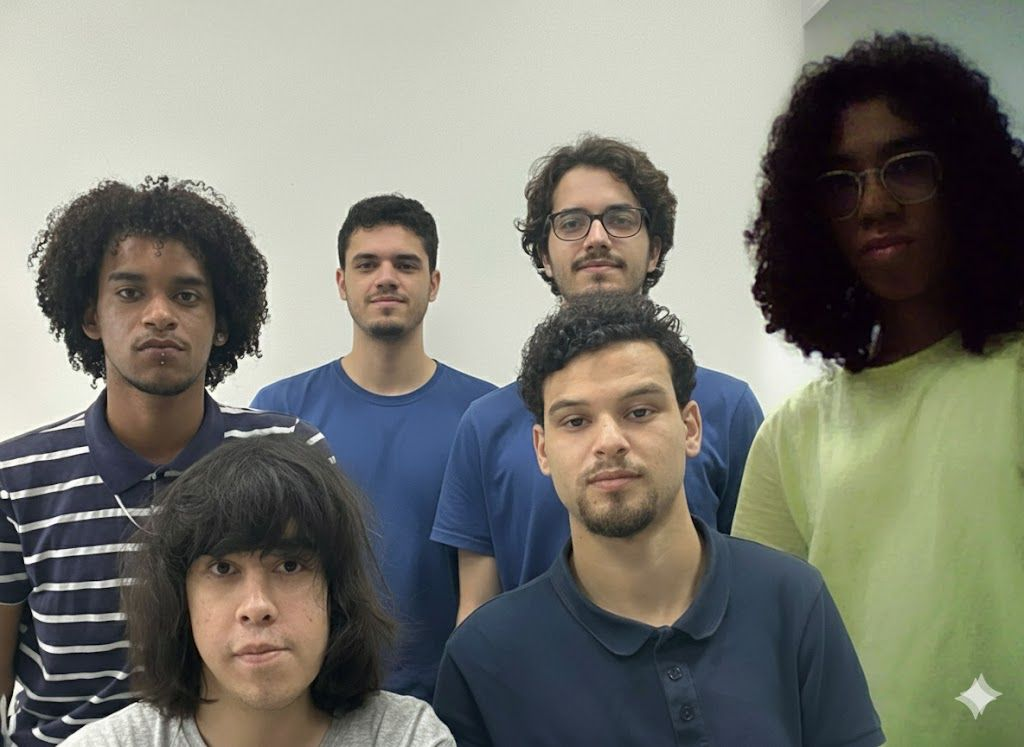
//> input picture academic/video/semana_7/imagens/grupo.jpg, 1024 x 747 px, given in place of grupo.png, which was not available
$ ./etapa_1   (built with g++ and OpenCV 4)
//> lines starting //> are read from the running program, lines starting //| are printed output that depends on the picture; pictures that were not available may be replaced by others from this repository, and a replacement may not be noted
#include "opencv2/highgui.hpp"
#include "opencv2/imgcodecs.hpp"
#include "opencv2/imgproc.hpp"
#include <iostream>
#include <filesystem>

using namespace std;
using namespace cv;
namespace fs = std::filesystem;

int main(int argc, char** argv)
{
    // Path to your image inside the "sources" folder
    string imagePath = "sources/grupo.png"; // adjust filename as needed

    // Output folder
    string outputDir = "output/etapa_1";
    fs::create_directories(outputDir); // create folder if it doesn't exist

    // Read the image
    Mat src = imread(imagePath, IMREAD_GRAYSCALE);
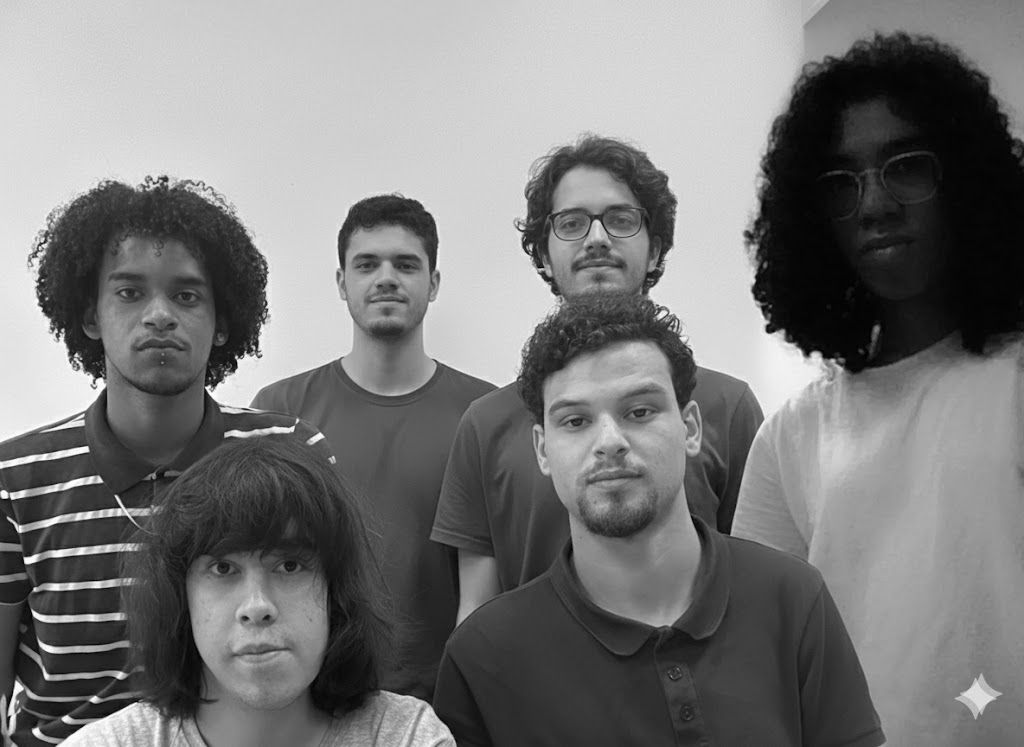
//> src: 747 rows x 1024 cols, CV_8UC1; min 0, max 255, mean 121.2
    if( src.empty() )
    {
        return EXIT_FAILURE;
    }

    vector<Mat> bgr_planes;
    split( src, bgr_planes );

    Mat dst;
    equalizeHist( src, dst );
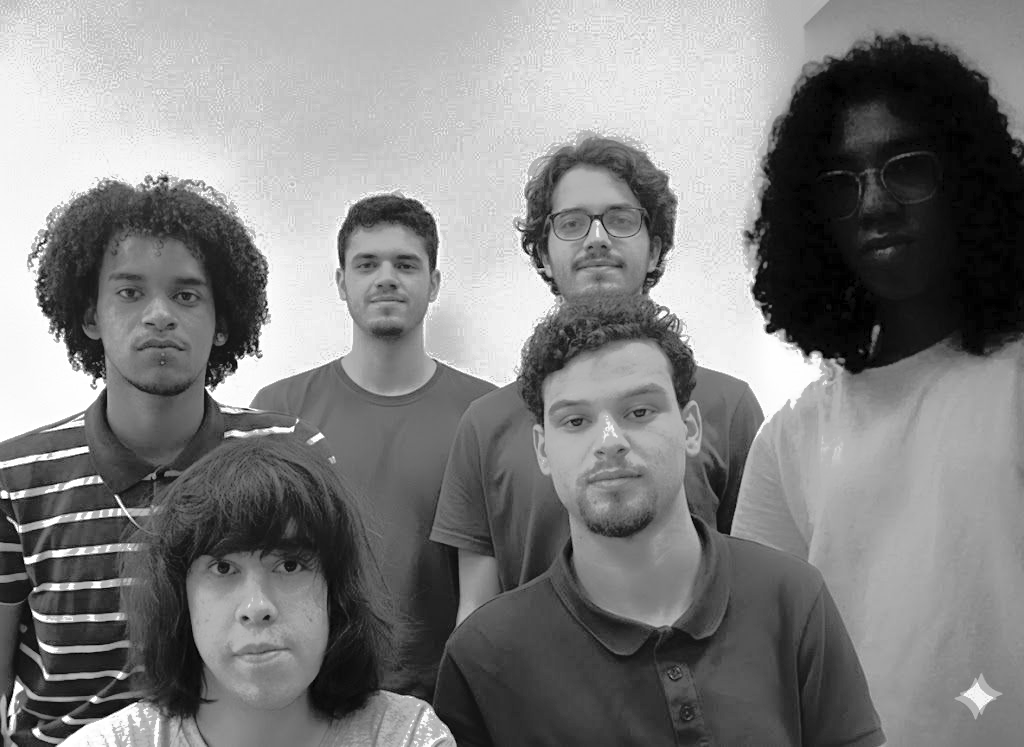
//> dst: 747 rows x 1024 cols, CV_8UC1; min 0, max 255, mean 128.4

    int histSize = 256;

    float range[] = { 0, 256 }; //the upper boundary is exclusive
    const float* histRange[] = { range };

    bool uniform = true, accumulate = false;

    Mat hist, hist_eq;
    calcHist( &bgr_planes[0], 1, 0, Mat(), hist, 1, &histSize, histRange, uniform, accumulate );
//> hist = 256 values, max 18052 at index 214, min 41 at index 1, mean 2988
    calcHist( &dst, 1, 0, Mat(), hist_eq, 1, &histSize, histRange, uniform, accumulate );
//> hist_eq = 256 values, max 18052 at index 228, min 0 at index 2, mean 2988


    int hist_w = 512, hist_h = 400;
    int bin_w = cvRound( (double) hist_w/histSize );

    Mat histImage( hist_h, hist_w, CV_8UC3, Scalar( 0,0,0) );
    Mat histDst( hist_h, hist_w, CV_8UC3, Scalar( 0,0,0) );

    normalize(hist, hist, 0, histImage.rows, NORM_MINMAX, -1, Mat() );
//> hist = 256 values, max 400 at index 214, min 0 at index 1, mean 65.45
    normalize(hist_eq, hist_eq, 0, histDst.rows, NORM_MINMAX, -1, Mat() );
//> hist_eq = 256 values, max 400 at index 228, min 0 at index 2, mean 66.21

    for( int i = 1; i < histSize; i++ )
    {
        line( histImage, Point( bin_w*(i-1), hist_h - cvRound(hist.at<float>(i-1)) ),
              Point( bin_w*(i), hist_h - cvRound(hist.at<float>(i)) ),
              Scalar( 255, 0, 0), 2, 8, 0  );
        line( histDst, Point( bin_w*(i-1), hist_h - cvRound(hist_eq.at<float>(i-1)) ),
              Point( bin_w*(i), hist_h - cvRound(hist_eq.at<float>(i)) ),
              Scalar( 255, 0, 0), 2, 8, 0  );
    }
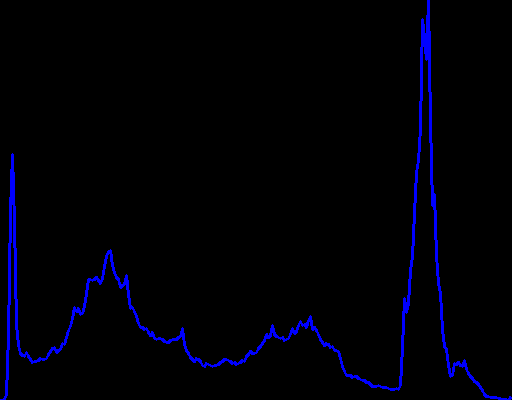
//> histImage: 400 rows x 512 cols, CV_8UC3; mean B, G, R 7.5, 0, 0
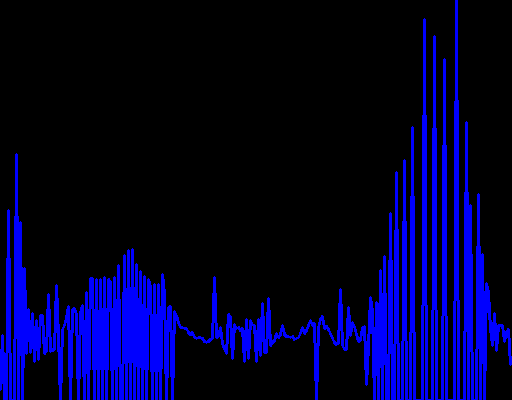
//> histDst: 400 rows x 512 cols, CV_8UC3; mean B, G, R 44.9, 0, 0

    imshow("Source image", src );
    imshow("Source Equalized", dst);
    imshow("calcHist Demo", histImage );
    imshow("calcHist Equalized", histDst);
    waitKey();

    // Save all images
    imwrite(outputDir + "/src.png", src);
    imwrite(outputDir + "/dst.png", dst);
    imwrite(outputDir + "/hist_original.png", histImage);
    imwrite(outputDir + "/hist_equalized.png", histDst);

    return EXIT_SUCCESS;
}
